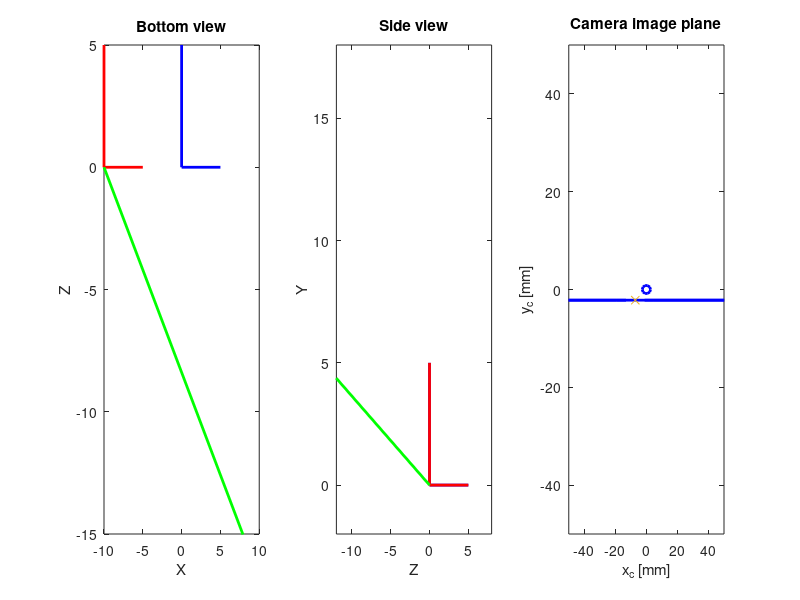

Recreate this plot in MATLAB.
clear;
pi = 3.1415;

%%
%Parameters
Theta = 40;%degfrom x axis toward neg z axis(toward world)
Phi = 20;%deg from x axis toward y (up)
Theta=-(Theta)*pi/180;
Phi=(Phi+90)*pi/180;

R = [1 0 0;
     0 1 0;
     0 0 1];
r0 = [-10;0;0];

f = 6;
%%

x_lm = f/tan(Theta);
y_lm = f/tan(Phi);

a1 = R(1,1)*x_lm + R(1,2)*y_lm+R(1,3)*f;
a2 = R(2,1)*x_lm + R(2,2)*y_lm+R(2,3)*f;
a3 = R(3,1)*x_lm + R(3,2)*y_lm+R(3,3)*f;

z_l = [-10 -5 -1 -0.1 0.1 1 5 10]';

x_cm = f*(a1*z_l+f*r0(1))./(a3*z_l+f*r0(3));
y_cm = f*(a2*z_l+f*r0(2))./(a3*z_l+f*r0(3));


%%
%Plotting
x_axis = R*[5;0;0]+r0;
y_axis = R*[0;5;0]+r0;
z_axis = R*[0;0;5]+r0;

ray = -10*[a1;a2;a3]+[r0(1);r0(2);r0(3)];

figure(1)
subplot(1,3,1)
plot([0 5],[0 0],'LineWidth',2,'color','b')
hold on
plot([0 0],[0 5],'LineWidth',2,'color','b')
plot([r0(1) x_axis(1,1)],[r0(3) x_axis(3,1)],'LineWidth',2,'color','r')
plot([r0(1) z_axis(1,1)],[r0(3) z_axis(3,1)],'LineWidth',2,'color','r')
plot([r0(1) ray(1)],[r0(3) ray(3)],'LineWidth',2,'color','g')
title('Bottom view')
xlabel('X')
ylabel('Z')
axis([-10 10 -15 5])


subplot(1,3,2)
plot([0 5],[0 0],'LineWidth',2,'color','b')
hold on
plot([0 0],[0 5],'LineWidth',2,'color','b')
plot([r0(3) z_axis(3,1)],[r0(2) z_axis(2,1)],'LineWidth',2,'color','r')
plot([r0(3) y_axis(3,1)],[r0(2) y_axis(2,1)],'LineWidth',2,'color','r')
plot([r0(3) ray(3)],[r0(2) ray(2)],'LineWidth',2,'color','g')
title('Side view')
xlabel('Z')
ylabel('Y')
axis([-12 8 -2 18])

% plot3([0 5],[0 0],[0 0],'LineWidth',2,'color','b')
% hold on
% grid on
% plot3([0 0],[0 5],[0 0],'LineWidth',2,'color','b')
% plot3([0 0],[0 0],[0 5],'LineWidth',2,'color','b')
% plot3([r0(1) x_axis(1,1)],[r0(2) x_axis(2,1)],[r0(3) x_axis(3,1)],'LineWidth',2,'color','r')
% plot3([r0(1) y_axis(1,1)],[r0(2) y_axis(2,1)],[r0(3) y_axis(3,1)],'LineWidth',2,'color','r')
% plot3([r0(1) z_axis(1,1)],[r0(2) z_axis(2,1)],[r0(3) z_axis(3,1)],'LineWidth',2,'color','r')
% plot3([r0(1) ray(1)],[r0(2) ray(2)],[r0(3) ray(3)],'LineWidth',2,'color','g')
% xlabel('X')
% ylabel('Y')
% zlabel('Z')
% axis([-10 10 0 20 -15 5])
% title('Camera(blue) and Laser(red) positions')

subplot(1,3,3)
plot(x_cm,y_cm,'LineWidth',2,'color','b')
hold on
plot(0,0,'o','LineWidth',2,'color','b')
axis([-50 50 -50 50])
xlabel('x_c [mm]')
ylabel('y_c [mm]')
title('Camera image plane')
plot(x_lm,y_lm,'x')